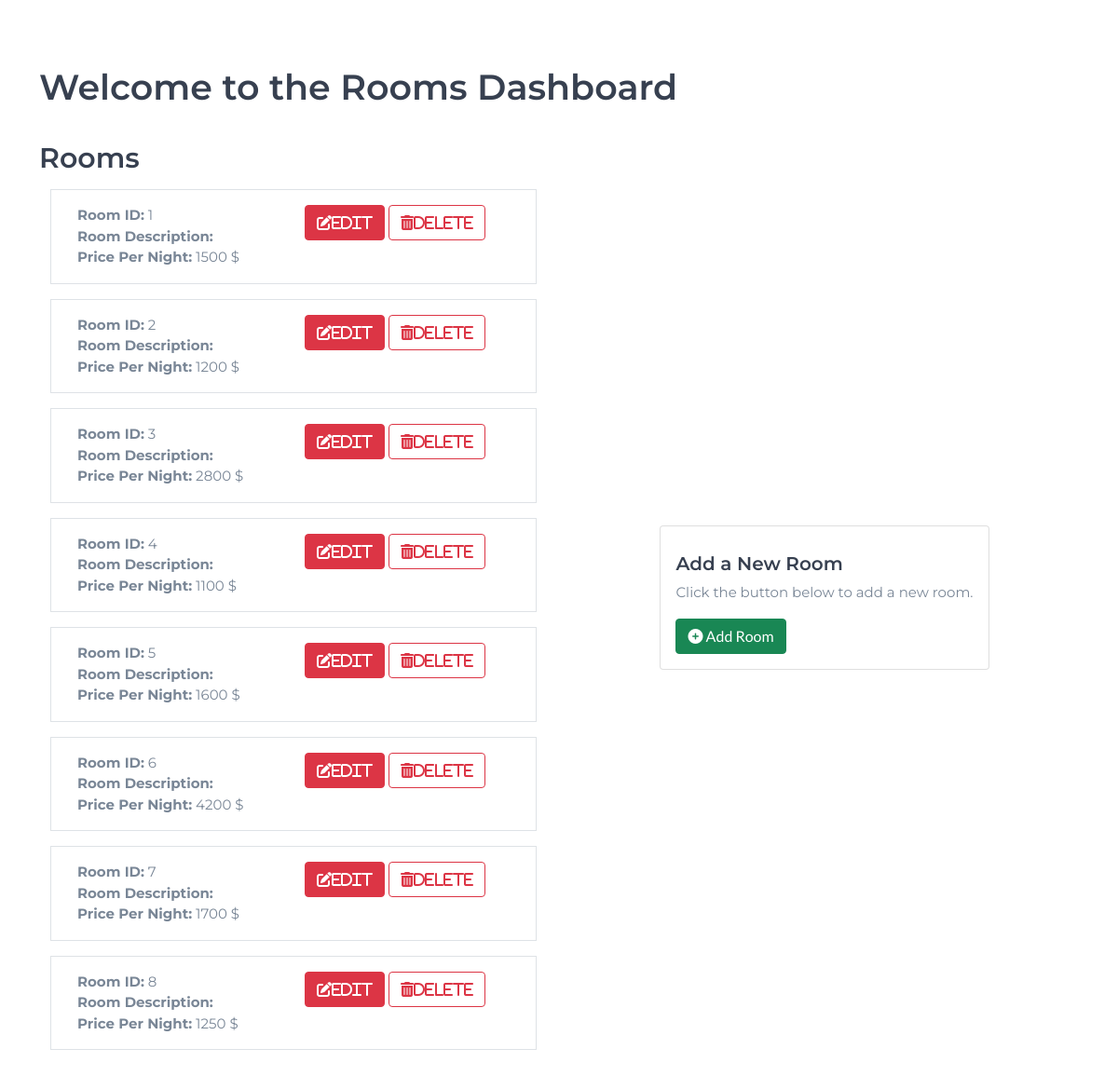
The app's page /receptionists/dash.php with its own data.
### tables this page shows
CREATE TABLE `room` (
  `Room_ID` int(20) NOT NULL,
  `room_pic` varchar(20) DEFAULT NULL,
  `room_desription` varchar(300) DEFAULT NULL,
  `num of beds` int(12) NOT NULL,
  `PricePerNight` bigint(255) NOT NULL,
  `avalability` tinyint(1) NOT NULL,
  `capacity` int(200) DEFAULT NULL
);

### receptionists/dash.php (the view, shortened to what this page needs)
<?php
include '../tools/connection.php';
?>
<!DOCTYPE html>
<html lang="en">
<head>
    <link rel="stylesheet" href="css/bootstrap.min.css">
    <link rel="stylesheet" href="icons/fontawesome/css/all.min.css">
    <link type="text/css" rel="stylesheet" href="css/style.css"/>
</head>
<body>
    <br>
    <div class="container mt-5">
        <h1>Welcome to the Rooms Dashboard</h1>
        <div class="row mt-4">
            <div class="col-md-6">
                <h2>Rooms</h2>
                <div class="list-group">
                    <?php
                    $sql = "SELECT * FROM room";
                    $result = $conn->query($sql);
                    echo "<div class='container'>";
                    while ($row = $result->fetch_assoc()) {
                        echo "
                        <div class='row mb-3 border p-3'>
                            <div class='col'>
                                <strong>Room ID:</strong> " . $row["Room_ID"] . "<br>
                                <strong>Room Description:</strong> " . $row["description"] . "<br>
                                <strong>Price Per Night:</strong> " . $row["PricePerNight"] . " $
                            </div>
                            <div class='col'>
                                <a class='btn btn-danger' href='room-commands/edit-room.php?Room_ID=" . $row["Room_ID"] . "'><i class='fas fa-edit'>Edit</i></a>
                                <a class='btn btn-outline-danger' href='room-commands/delete-room.php?Room_ID=" . $row["Room_ID"] . "'><i class='fas fa-trash-alt'>Delete</i></a>
                            </div>
                        </div>
                        ";
                    }
                    echo "</div>";
                    ?>
                </div>
            </div>
            <div class="col-md-6 d-flex align-items-center justify-content-center">
                <div class="card">
                    <div class="card-body">
                        <h5 class="card-title">Add a New Room</h5>
                        <p class="card-text">Click the button below to add a new room.</p>
                        <a href="room-commands/add-room.php" class="btn btn-success">
                            <i class="fas fa-plus-circle"></i> Add Room
                        </a>
                    </div>
                </div>
            </div>
        </div>
        <br>
    </div>
</body>
</html>

### css/style.css (style rules this page uses)
body { font-family: 'Montserrat', sans-serif; font-size: 15px; font-weight: 400; color: #798696; overflow-x:hidden; }
h1,h2,h3,h4,h5,h6 { margin-top: 12px; margin-bottom: 15px; font-weight: 600; color: #374050; }
h1 { font-size:38px; }
h2 { font-size:30px; }
a { font-family: 'Lato', sans-serif; color: #374050; font-weight: 700; }

### records on screen
room: Room_ID "1", PricePerNight "1500"
room: Room_ID "2", PricePerNight "1200"
room: Room_ID "3", PricePerNight "2800"
room: Room_ID "4", PricePerNight "1100"
room: Room_ID "5", PricePerNight "1600"
room: Room_ID "6", PricePerNight "4200"
room: Room_ID "7", PricePerNight "1700"
room: Room_ID "8", PricePerNight "1250"
